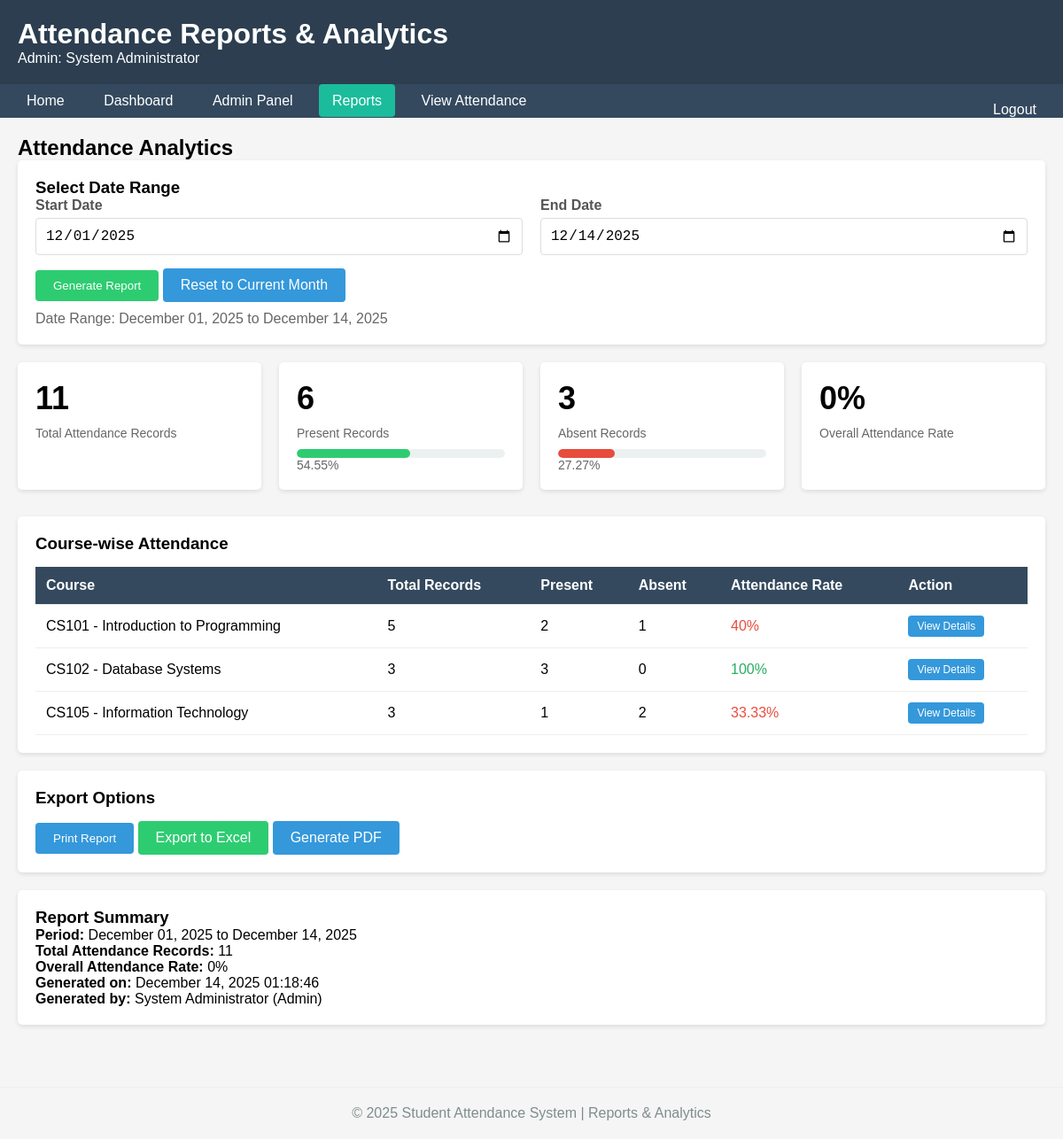
/reports.php (signed in), run on the app's committed database.
### tables this page shows
CREATE TABLE `courses` (
  `course_id` int(11) NOT NULL,
  `course_code` varchar(20) NOT NULL,
  `course_name` varchar(200) NOT NULL,
  `teacher_id` int(11) DEFAULT NULL,
  `schedule_day` varchar(20) DEFAULT NULL,
  `schedule_time` time DEFAULT NULL,
  `created_at` timestamp NOT NULL DEFAULT current_timestamp()
);

### reports.php (the view, shortened to what this page needs)
<?php
$conn = db_connect();
$role = $_SESSION['role'];
$start_date = $_GET['start_date'] ?? date('Y-m-01');
$end_date = $_GET['end_date'] ?? date('Y-m-d');
$stats = [];
$course_stats = [];
try {
    $where_condition = "WHERE a.attendance_date BETWEEN :start_date AND :end_date";
    $params = [':start_date' => $start_date, ':end_date' => $end_date];
    $stats_sql = "SELECT
        COUNT(*) as total_attendance,
        SUM(CASE WHEN a.status = 'present' THEN 1 ELSE 0 END) as present,
        SUM(CASE WHEN a.status = 'absent' THEN 1 ELSE 0 END) as absent,
        SUM(CASE WHEN a.status = 'late' THEN 1 ELSE 0 END) as late,
        SUM(CASE WHEN a.status = 'excused' THEN 1 ELSE 0 END) as excused
        FROM attendance a
        JOIN courses c ON a.course_id = c.course_id
        $where_condition";
    $stats_stmt = $conn->prepare($stats_sql);
    foreach ($params as $key => $value) {
        $stats_stmt->bindValue($key, $value);
    }
    $stats_stmt->execute();
    $stats = $stats_stmt->fetch();
    $course_sql = "SELECT
        c.course_id, c.course_code, c.course_name,
        COUNT(*) as total,
        SUM(CASE WHEN a.status = 'present' THEN 1 ELSE 0 END) as present,
        SUM(CASE WHEN a.status = 'absent' THEN 1 ELSE 0 END) as absent
        FROM attendance a
        JOIN courses c ON a.course_id = c.course_id
        $where_condition
        GROUP BY c.course_id, c.course_code, c.course_name
        ORDER BY total DESC";
    $course_stmt = $conn->prepare($course_sql);
    foreach ($params as $key => $value) {
        $course_stmt->bindValue($key, $value);
    }
    $course_stmt->execute();
    $course_stats = $course_stmt->fetchAll();
} catch (PDOException $e) {
    $error = "Error loading reports: " . $e->getMessage();
}
if ($stats['total_attendance'] > 0) {
    $stats['present_percent'] = round(($stats['present'] / $stats['total_attendance']) * 100, 2);
    $stats['absent_percent'] = round(($stats['absent'] / $stats['total_attendance']) * 100, 2);
    $stats['late_percent'] = round(($stats['late'] / $stats['total_attendance']) * 100, 2);
    $stats['excused_percent'] = round(($stats['excused'] / $stats['total_attendance']) * 100, 2);
} else {
    $stats['present_percent'] = $stats['absent_percent'] = $stats['late_percent'] = $stats['excused_percent'] = 0;
}
?>
<!DOCTYPE html>
<html>
<head>
</head>
<body>
    <div class="header">
        <h1>Attendance Reports & Analytics</h1>
        <p><?php echo ucfirst($role); ?>: <?php echo htmlspecialchars($_SESSION['full_name']); ?></p>
    </div>
    <div class="nav">
        <a href="index.php">Home</a>
        <a href="dashboard.php">Dashboard</a>
        <?php if ($role == 'admin'): ?>
            <a href="admin.php">Admin Panel</a>
        <?php elseif ($role == 'teacher'): ?>
            <a href="teacher.php">Teacher Panel</a>
        <?php endif; ?>
        <a href="reports.php" style="background:#1abc9c;">Reports</a>
        <a href="view_attendance.php">View Attendance</a>
        <a href="logout.php" style="float:right;">Logout</a>
    </div>
    <div class="container">
        <h2>Attendance Analytics</h2>
        <div class="filter-section">
            <h3>Select Date Range</h3>
            <form method="GET" action="">
                <div class="form-row">
                    <div class="col">
                        <div class="form-group">
                            <label for="start_date">Start Date</label>
                            <input type="date" id="start_date" name="start_date" value="<?php echo htmlspecialchars($start_date); ?>">
                        </div>
                    </div>
                    <div class="col">
                        <div class="form-group">
                            <label for="end_date">End Date</label>
                            <input type="date" id="end_date" name="end_date" value="<?php echo htmlspecialchars($end_date); ?>">
                        </div>
                    </div>
                </div>
                <button type="submit" class="btn btn-success">Generate Report</button>
                <a href="reports.php" class="btn">Reset to Current Month</a>
            </form>
            <p style="margin-top: 10px; color: #666;">
                Date Range: <?php echo date('F d, Y', strtotime($start_date)); ?> to <?php echo date('F d, Y', strtotime($end_date)); ?>
            </p>
        </div>
        <div class="stats-grid">
            <div class="stat-card">
                <div class="stat-number"><?php echo $stats['total_attendance'] ?? 0; ?></div>
                <div class="stat-label">Total Attendance Records</div>
            </div>
            <div class="stat-card">
                <div class="stat-number"><?php echo $stats['present'] ?? 0; ?></div>
                <div class="stat-label">Present Records</div>
                <div class="stat-bar">
                    <div class="stat-fill present-fill" style="width: <?php echo $stats['present_percent'] ?? 0; ?>%"></div>
                </div>
                <div class="stat-label"><?php echo $stats['present_percent'] ?? 0; ?>%</div>
            </div>
            <div class="stat-card">
                <div class="stat-number"><?php echo $stats['absent'] ?? 0; ?></div>
                <div class="stat-label">Absent Records</div>
                <div class="stat-bar">
                    <div class="stat-fill absent-fill" style="width: <?php echo $stats['absent_percent'] ?? 0; ?>%"></div>
                </div>
                <div class="stat-label"><?php echo $stats['absent_percent'] ?? 0; ?>%</div>
            </div>
            <div class="stat-card">
                <div class="stat-number"><?php echo $stats['attendance_rate'] ?? 0; ?>%</div>
                <div class="stat-label">Overall Attendance Rate</div>
            </div>
        </div>
        <?php if (!empty($course_stats)): ?>
        <div class="report-section">
            <h3>Course-wise Attendance</h3>
            <table class="table">
                <thead>
                    <tr>
                        <th>Course</th>
                        <th>Total Records</th>
                        <th>Present</th>
                        <th>Absent</th>
                        <th>Attendance Rate</th>
                        <th>Action</th>
                    </tr>
                </thead>
                <tbody>
                    <?php foreach ($course_stats as $course):
                        $attendance_rate = $course['total'] > 0 ? round(($course['present'] / $course['total']) * 100, 2) : 0;
                        $rate_class = $attendance_rate >= 80 ? 'good-attendance' : 'poor-attendance';
                    ?>
                    <tr>
                        <td><?php echo htmlspecialchars($course['course_code'] . ' - ' . $course['course_name']); ?></td>
                        <td><?php echo $course['total']; ?></td>
                        <td><?php echo $course['present']; ?></td>
                        <td><?php echo $course['absent']; ?></td>
                        <td class="<?php echo $rate_class; ?>"><?php echo $attendance_rate; ?>%</td>
                        <td>
                            <a href="view_attendance.php?course_id=<?php echo $course['course_id']; ?>&start_date=<?php echo $start_date; ?>&end_date=<?php echo $end_date; ?>"
                               class="btn" style="padding: 5px 10px; font-size: 12px;">View Details</a>
                        </td>
                    </tr>
                    <?php endforeach; ?>
                </tbody>
            </table>
        </div>
        <?php endif; ?>
        <div class="report-section">
            <h3>Export Options</h3>
            <div style="margin-top: 15px;">
                <button onclick="printReport()" class="btn">Print Report</button>
                <a href="#" class="btn btn-success">Export to Excel</a>
                <a href="#" class="btn">Generate PDF</a>
            </div>
        </div>
        <div class="report-section">
            <h3>Report Summary</h3>
            <p><strong>Period:</strong> <?php echo date('F d, Y', strtotime($start_date)); ?> to <?php echo date('F d, Y', strtotime($end_date)); ?></p>
            <p><strong>Total Attendance Records:</strong> <?php echo $stats['total_attendance'] ?? 0; ?></p>
            <p><strong>Overall Attendance Rate:</strong> <?php echo $stats['attendance_rate'] ?? 0; ?>%</p>
            <p><strong>Generated on:</strong> <?php echo date('F d, Y H:i:s'); ?></p>
            <p><strong>Generated by:</strong> <?php echo htmlspecialchars($_SESSION['full_name']); ?> (<?php echo ucfirst($role); ?>)</p>
        </div>
    </div>
    <div class="footer">
        <p>© 2025 Student Attendance System | Reports & Analytics</p>
    </div>
</body>
</html>

### reports.php (style rules this page uses)
* { margin: 0; padding: 0; box-sizing: border-box; }
body { font-family: Arial, sans-serif; background: #f5f5f5; }
.header { background: #2c3e50; color: white; padding: 20px; }
.nav { background: #34495e; padding: 10px; }
.nav a { color: white; text-decoration: none; padding: 10px 15px; margin: 0 5px; border-radius: 4px; }
.container { max-width: 1400px; margin: 0 auto; padding: 20px; }
.filter-section { background: white; padding: 20px; border-radius: 5px; margin-bottom: 20px; box-shadow: 0 2px 5px rgba(0,0,0,0.1); }
.stats-grid { display: grid; grid-template-columns: repeat(auto-fit, minmax(250px, 1fr)); gap: 20px; margin-bottom: 30px; }
.stat-card { background: white; padding: 20px; border-radius: 5px; box-shadow: 0 2px 5px rgba(0,0,0,0.1); }
.stat-number { font-size: 36px; font-weight: bold; margin-bottom: 10px; }
.stat-label { color: #666; font-size: 14px; }
.stat-bar { height: 10px; background: #ecf0f1; border-radius: 5px; margin-top: 10px; overflow: hidden; }
.stat-fill { height: 100%; border-radius: 5px; }
.present-fill { background: #2ecc71; }
.absent-fill { background: #e74c3c; }
.report-section { background: white; padding: 20px; border-radius: 5px; margin-bottom: 20px; box-shadow: 0 2px 5px rgba(0,0,0,0.1); }
.table { width: 100%; border-collapse: collapse; margin-top: 15px; }
.table th, .table td { padding: 12px; text-align: left; border-bottom: 1px solid #eee; }
.table th { background: #34495e; color: white; }
.btn { background: #3498db; color: white; border: none; padding: 10px 20px; border-radius: 4px; cursor: pointer; text-decoration: none; display: inline-block; }
.btn-success { background: #2ecc71; }
.form-group { margin-bottom: 15px; }
label { display: block; margin-bottom: 5px; color: #555; font-weight: bold; }
input { width: 100%; padding: 10px; border: 1px solid #ddd; border-radius: 4px; font-size: 16px; }
.form-row { display: flex; gap: 20px; }
.col { flex: 1; }
.good-attendance { color: #27ae60; }
.poor-attendance { color: #e74c3c; }
.footer { text-align: center; padding: 20px; margin-top: 30px; color: #7f8c8d; border-top: 1px solid #eee; }

### data on the page
courses: course_code+course_name "CS101 - Introduction to Programming", total "5", present "2", absent "1", attendance_rate "40"
courses: course_code+course_name "CS102 - Database Systems", total "3", present "3", absent "0", attendance_rate "100"
courses: course_code+course_name "CS105 - Information Technology", total "3", present "1", absent "2", attendance_rate "33.33"

### other printed values
$role "Admin"
$_SESSION['full_name'] "System Administrator"
date('F d, Y', strtotime($start_date)) "December 01, 2025"
date('F d, Y', strtotime($end_date)) "December 14, 2025"
$stats['total_attendance'] "11"
$stats['present'] "6"
$stats['present_percent'] "54.55"
$stats['absent'] "3"
$stats['absent_percent'] "27.27"
$stats['attendance_rate'] "0"
